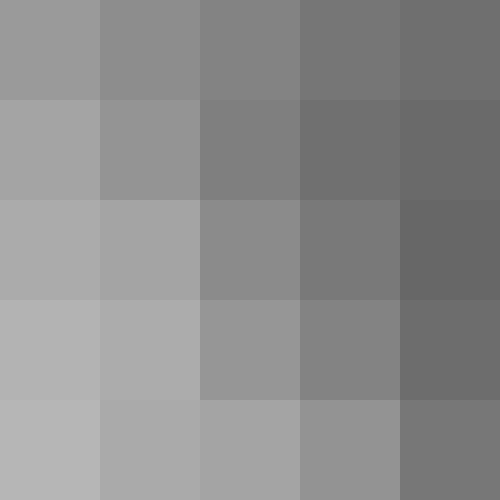
Frame 1 (no input)
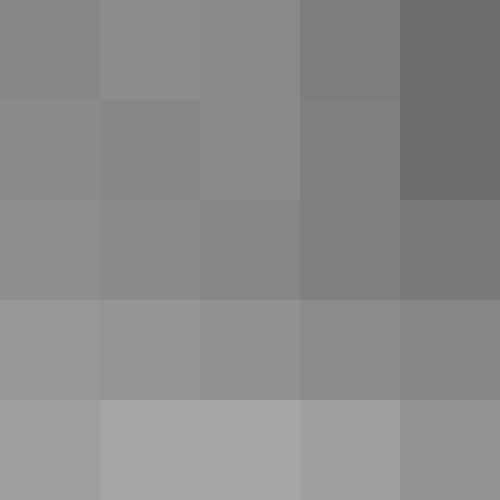
Frame 60 (the mouse pressed at the canvas centre just before this capture)
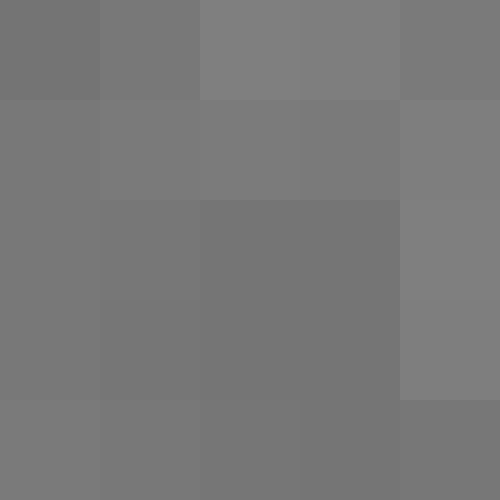
Frame 120 (the mouse held since frame 60 and released just before this capture)

The Processing sketch that drew these frames (run headless with seeded random() and noise(); from frame 60 on, the mouse is pressed at the canvas centre):

// Processing sketch: e04_noise3d
// ── e04_noise3d.pde
int bokKwadratu = 100;
void setup() {
  size(500, 500);
}
void draw() {

  noStroke();
  for (int x = 0; x< width; x= x + bokKwadratu) {

    for (int y =0; y<height; y=y+bokKwadratu) {
      //float kolor = random(255);
      float kolor = 255*noise(x/1000.0, y/1000.0, frameCount/100.0);

      //stroke(kolor);
      //point(x,y);
      fill(kolor);
      rect(x, y, bokKwadratu, bokKwadratu);
    }
  }
}
